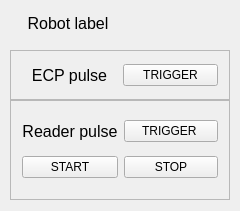
<?xml version="1.0" encoding="UTF-8"?>
<ui version="4.0">
 <class>wgt_robot_process_controlClass</class>
 <widget class="QWidget" name="wgt_robot_process_controlClass">
  <property name="geometry">
   <rect>
    <x>0</x>
    <y>0</y>
    <width>240</width>
    <height>211</height>
   </rect>
  </property>
  <property name="minimumSize">
   <size>
    <width>240</width>
    <height>170</height>
   </size>
  </property>
  <property name="windowTitle">
   <string>wgt_process_control</string>
  </property>
  <widget class="QFrame" name="frame_2">
   <property name="geometry">
    <rect>
     <x>10</x>
     <y>50</y>
     <width>220</width>
     <height>50</height>
    </rect>
   </property>
   <property name="maximumSize">
    <size>
     <width>220</width>
     <height>100</height>
    </size>
   </property>
   <property name="autoFillBackground">
    <bool>false</bool>
   </property>
   <property name="frameShape">
    <enum>QFrame::StyledPanel</enum>
   </property>
   <property name="frameShadow">
    <enum>QFrame::Raised</enum>
   </property>
   <property name="lineWidth">
    <number>1</number>
   </property>
   <layout class="QGridLayout" name="gridLayout_2">
    <item row="0" column="1">
     <widget class="QPushButton" name="ecp_trigger_pushButton">
      <property name="text">
       <string>TRIGGER</string>
      </property>
     </widget>
    </item>
    <item row="0" column="0">
     <widget class="QLabel" name="label_2">
      <property name="font">
       <font>
        <pointsize>12</pointsize>
       </font>
      </property>
      <property name="text">
       <string>ECP pulse</string>
      </property>
      <property name="alignment">
       <set>Qt::AlignCenter</set>
      </property>
     </widget>
    </item>
   </layout>
  </widget>
  <widget class="QFrame" name="frame_3">
   <property name="geometry">
    <rect>
     <x>10</x>
     <y>100</y>
     <width>220</width>
     <height>100</height>
    </rect>
   </property>
   <property name="maximumSize">
    <size>
     <width>220</width>
     <height>100</height>
    </size>
   </property>
   <property name="frameShape">
    <enum>QFrame::StyledPanel</enum>
   </property>
   <property name="frameShadow">
    <enum>QFrame::Raised</enum>
   </property>
   <property name="lineWidth">
    <number>1</number>
   </property>
   <layout class="QGridLayout" name="gridLayout_3">
    <item row="0" column="1">
     <widget class="QPushButton" name="reader_trigger_pushButton">
      <property name="text">
       <string>TRIGGER </string>
      </property>
     </widget>
    </item>
    <item row="1" column="1">
     <widget class="QPushButton" name="reader_stop_pushButton">
      <property name="text">
       <string>STOP</string>
      </property>
     </widget>
    </item>
    <item row="0" column="0">
     <widget class="QLabel" name="label_3">
      <property name="font">
       <font>
        <pointsize>12</pointsize>
       </font>
      </property>
      <property name="text">
       <string>Reader pulse</string>
      </property>
      <property name="alignment">
       <set>Qt::AlignCenter</set>
      </property>
      <property name="wordWrap">
       <bool>true</bool>
      </property>
     </widget>
    </item>
    <item row="1" column="0">
     <widget class="QPushButton" name="reader_start_pushButton">
      <property name="text">
       <string>START</string>
      </property>
     </widget>
    </item>
   </layout>
  </widget>
  <widget class="QLabel" name="robot_label">
   <property name="geometry">
    <rect>
     <x>20</x>
     <y>10</y>
     <width>96</width>
     <height>27</height>
    </rect>
   </property>
   <property name="font">
    <font>
     <pointsize>12</pointsize>
    </font>
   </property>
   <property name="text">
    <string>Robot label</string>
   </property>
   <property name="alignment">
    <set>Qt::AlignCenter</set>
   </property>
  </widget>
 </widget>
 <layoutdefault spacing="6" margin="11"/>
 <resources/>
 <connections/>
</ui>
